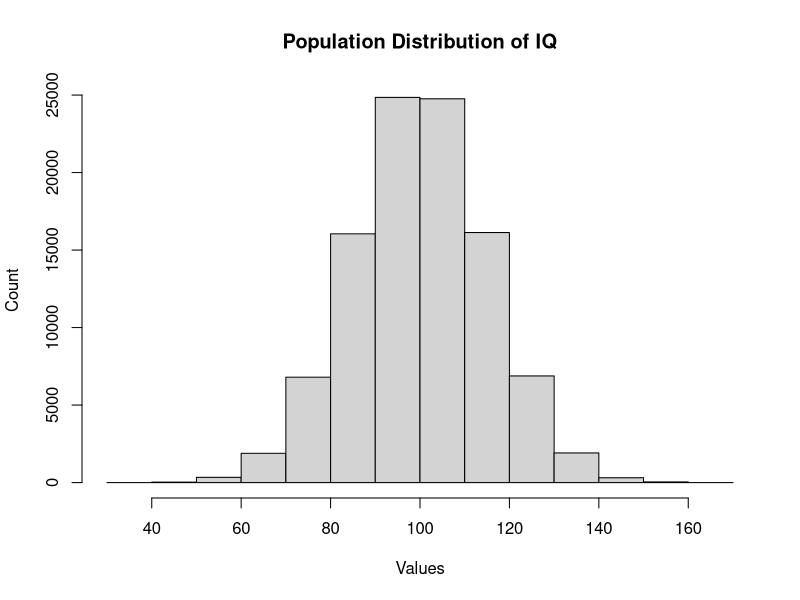
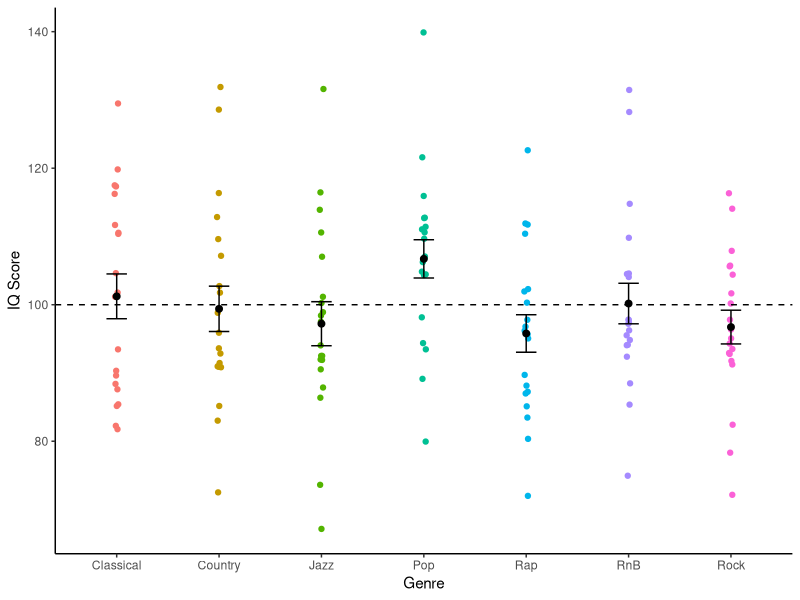

Write R code to recreate these figures, in order.
## ---- chunk 1
knitr::opts_chunk$set(echo = TRUE)

library(emmeans)
library(tidyverse)
## ---- chunk 2

(0.95)^21 #probability that all 21 tests will "succeed" in failing to find a significant difference

## ---- chunk 3

set.seed(123) #for reproducing results

single.dist <- rnorm(100000, 100, 15)
hist(single.dist, main="Population Distribution of IQ", xlab="Values", ylab="Count")

## ---- chunk 4

Classical <- sample(single.dist, 20)
Rock <- sample(single.dist, 20)
Pop <- sample(single.dist, 20)
Jazz <- sample(single.dist, 20)
RnB <- sample(single.dist, 20)
Rap <- sample(single.dist, 20)
Country <- sample(single.dist, 20)

#Combine into single dataframe, shape to be in long format
sample.data <- as.data.frame(cbind(Classical, Rock, Pop, Jazz, RnB, Rap, Country))
sample.data$id <- 1
sample.data.long <- sample.data %>% pivot_longer(-id, names_to = "Genre", values_to= "Scores")

plot.sample <- ggplot(sample.data.long, aes(x=Genre, y=Scores, color=Genre, fill=Genre))+
  geom_point(position=position_jitter(0.02))+
  stat_summary(fun="mean", geom="point", color="black", size=2)+
  stat_summary(fun.data="mean_se", geom="errorbar", width=0.2, color="black")+
  geom_hline(yintercept=100, lwd=0.5, lty=2)+
  labs(y="IQ Score")+
  theme_classic() +
  theme(legend.position="none")


plot.sample

## ---- chunk 5

# 1. Fit a model (e.g., lm)
model <- lm(Scores ~ Genre, data = sample.data.long)

# 2. Get estimated marginal means
emm_model <- emmeans(model, ~ Genre)

# 3. Create pairwise comparisons
emm_pairs <- pairs(emm_model)

# 4. Summarize with no adjustment
summary(emm_pairs, adjust = "none")
